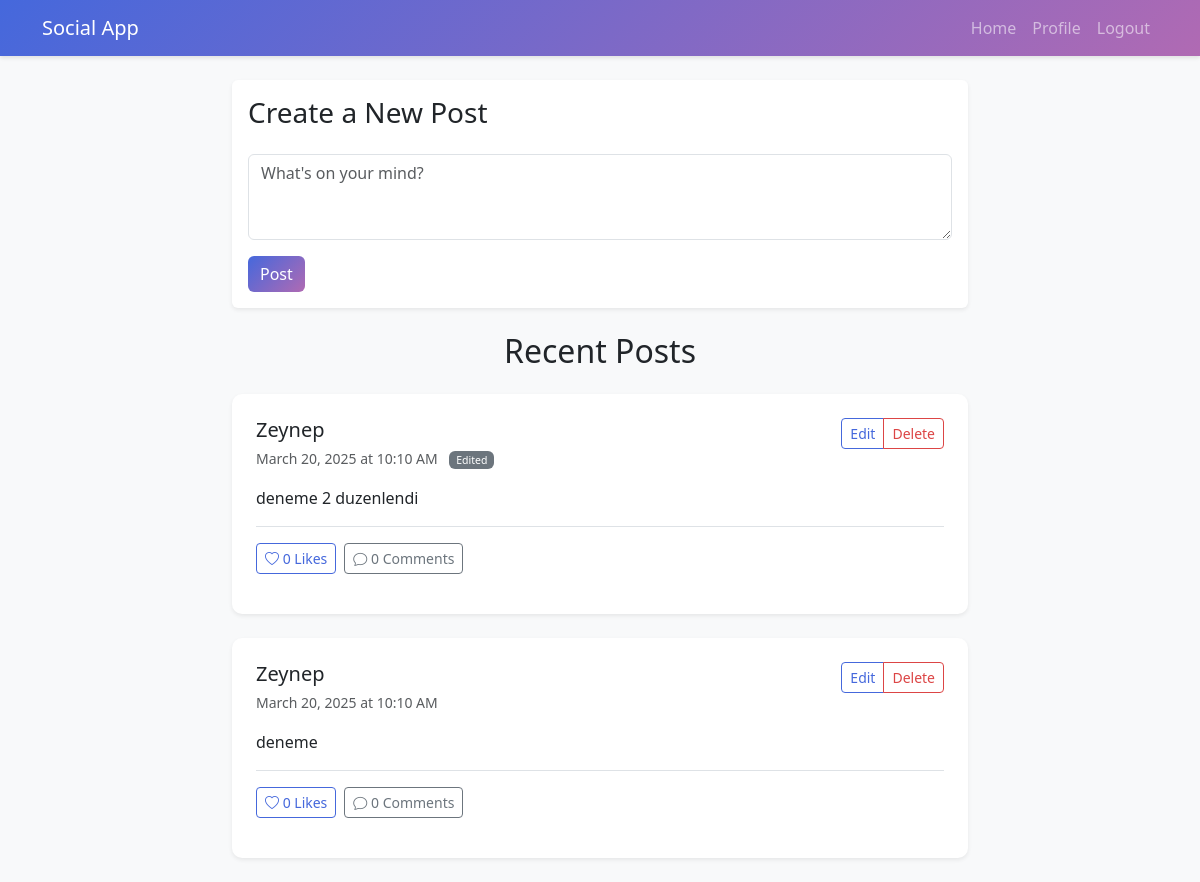
The page /home (signed in) on the database as committed earlier.
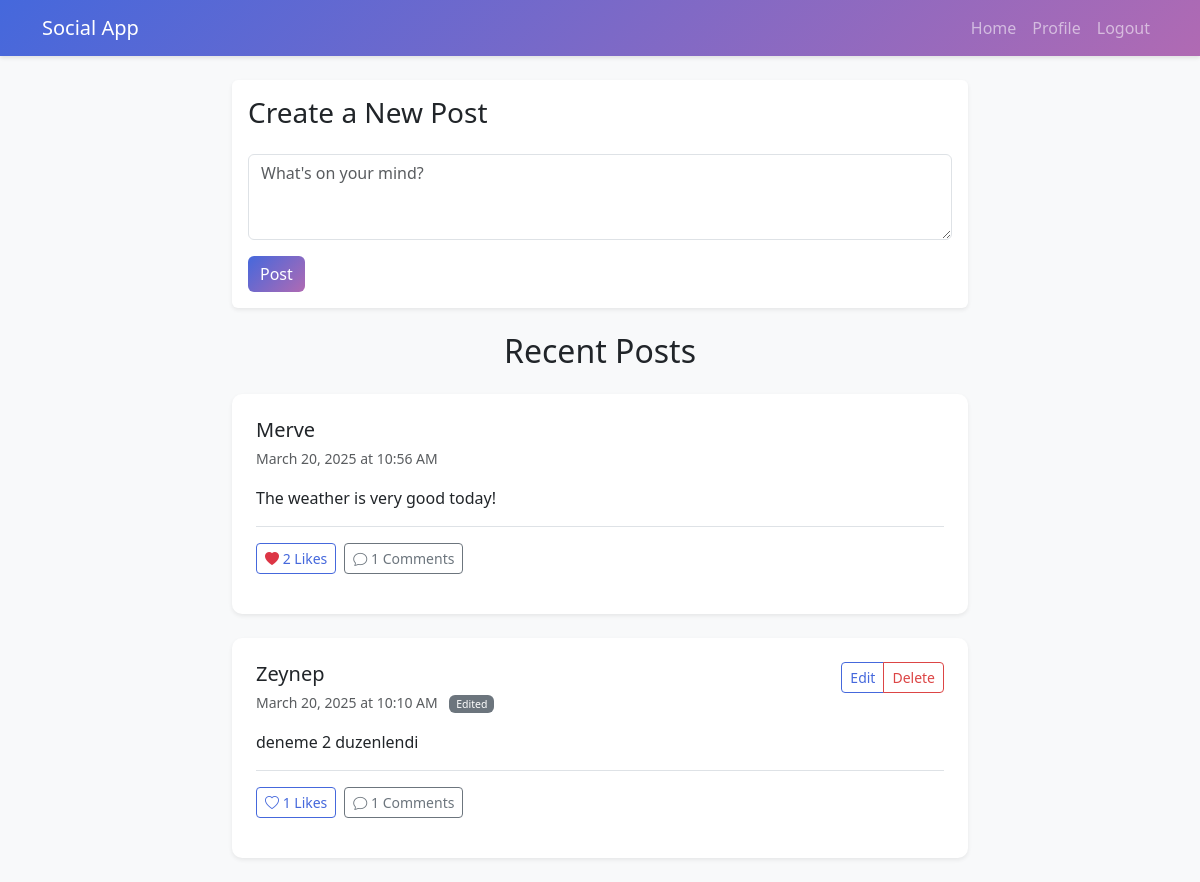
The same page on the database as committed later.
### models.py (models this page shows, shortened)
class Post(db.Model):
    id = db.Column(db.Integer, primary_key=True)
    content = db.Column(db.Text, nullable=False)
    created_at = db.Column(db.DateTime, nullable=False, default=datetime.utcnow)
    edited = db.Column(db.Boolean, default=False)
    user_id = db.Column(db.Integer, db.ForeignKey('user.id', ondelete='CASCADE'), nullable=False)
    likes = db.relationship('Like', backref='post', lazy=True, cascade='all, delete-orphan')
    comments = db.relationship('Comment', backref='post', lazy=True, cascade='all, delete-orphan',
                             order_by='Comment.created_at.asc()')
    @property
    def likes_count(self):
        return len(self.likes)

class User(UserMixin, db.Model):
    id = db.Column(db.Integer, primary_key=True)
    name = db.Column(db.String(100), nullable=False)
    email = db.Column(db.String(120), unique=True, nullable=False)
    password_hash = db.Column(db.String(200), nullable=False)
    posts = db.relationship('Post', backref='author', lazy=True, cascade='all, delete-orphan')
    likes = db.relationship('Like', backref='user', lazy=True, cascade='all, delete-orphan')
    comments = db.relationship('Comment', backref='author', lazy=True, cascade='all, delete-orphan')
    def has_liked_post(self, post):
        return Like.query.filter_by(user_id=self.id, post_id=post.id).first() is not None

### app.py (the view)
@app.route('/')
@app.route('/home', methods=['GET', 'POST'])
@login_required
def home():
    post_form = PostForm()
    if request.method == 'POST' and post_form.validate_on_submit():
        post = Post(content=post_form.content.data, author=current_user)
        db.session.add(post)
        db.session.commit()
        flash('Post created successfully!', 'success')
        return redirect(url_for('home'))
    posts = Post.query.order_by(Post.created_at.desc()).all()
    return render_template('home.html', posts=posts, post_form=post_form)

### forms.py
class PostForm(FlaskForm):
    content = TextAreaField('Content', validators=[DataRequired()])
    submit = SubmitField('Post')

### app.py (called while the page is built)
@login_manager.user_loader
def load_user(user_id):
    return User.query.get(int(user_id))

### templates/home.html (shortened to what this page needs)
{% extends "base.html" %}
{% block content %}
<div class="row justify-content-center">
    <div class="col-lg-8">
        <div class="card shadow-sm mb-4">
            <div class="card-body">
                <h3 class="card-title mb-4">Create a New Post</h3>
                <form method="POST">
                    <div class="mb-3">
                        {{ post_form.content(class="form-control", rows="3", placeholder="What's on your mind?") }}
                    </div>
                    {{ post_form.submit(class="btn btn-primary") }}
                </form>
            </div>
        </div>
        <div class="mb-4">
            <h2 class="text-center">Recent Posts</h2>
        </div>
        <div class="posts">
            {% for post in posts %}
            <div class="card shadow-sm mb-4">
                <div class="card-body">
                    <div class="d-flex justify-content-between align-items-start mb-3">
                        <div>
                            <h5 class="card-title mb-1">{{ post.author.name }}</h5>
                            <small class="text-muted">
                                {{ post.created_at.strftime('%B %d, %Y at %I:%M %p') }}
                                {% if post.edited %}
                                <span class="badge bg-secondary ms-2">Edited</span>
                                {% endif %}
                            </small>
                        </div>
                        {% if post.author == current_user %}
                        <div class="btn-group">
                            <a href="{{ url_for('edit_post', post_id=post.id) }}" class="btn btn-sm btn-outline-primary">Edit</a>
                            <a href="{{ url_for('delete_post', post_id=post.id) }}"
                               class="btn btn-sm btn-outline-danger"
                               onclick="return confirm('Are you sure you want to delete this post?')">Delete</a>
                        </div>
                        {% endif %}
                    </div>
                    <p class="card-text">{{ post.content }}</p>
                    <div class="border-top pt-3 mt-3">
                        <div class="d-flex align-items-center mb-3">
                            <button class="btn btn-sm btn-outline-primary like-btn me-2"
                                    data-post-id="{{ post.id }}"
                                    data-liked="{{ 'true' if current_user.has_liked_post(post) else 'false' }}">
                                <i class="bi bi-heart{% if current_user.has_liked_post(post) %}-fill{% endif %}"></i>
                                <span class="likes-count">{{ post.likes_count }}</span> Likes
                            </button>
                            <button class="btn btn-sm btn-outline-secondary comment-toggle"
                                    data-post-id="{{ post.id }}">
                                <i class="bi bi-chat"></i>
                                {{ post.comments|length }} Comments
                            </button>
                        </div>
                    </div>
                </div>
            </div>
            {% else %}
            <div class="text-center">
                <p class="text-muted">No posts yet. Be the first to share something!</p>
            </div>
            {% endfor %}
        </div>
    </div>
</div>
{% endblock %}

### templates/base.html (shortened to what this page needs)
<!DOCTYPE html>
<html lang="en">
<head>
    <link href="https://cdn.jsdelivr.net/npm/bootstrap@5.3.0/dist/css/bootstrap.min.css" rel="stylesheet">
    <link href="https://cdn.jsdelivr.net/npm/bootstrap-icons@1.7.2/font/bootstrap-icons.css" rel="stylesheet">
    <link rel="stylesheet" href="{{ url_for('static', filename='style.css') }}">
</head>
<body>
    <nav class="navbar navbar-expand-lg navbar-dark" style="background: linear-gradient(135deg, #4568dc, #b06ab3);">
        <div class="container">
            <a class="navbar-brand" href="{{ url_for('home') }}">Social App</a>
            {% if current_user.is_authenticated %}
            <div class="collapse navbar-collapse" id="navbarNav">
                <ul class="navbar-nav ms-auto">
                    <li class="nav-item">
                        <a class="nav-link" href="{{ url_for('home') }}">Home</a>
                    </li>
                    <li class="nav-item">
                        <a class="nav-link" href="{{ url_for('profile') }}">Profile</a>
                    </li>
                    <li class="nav-item">
                        <a class="nav-link" href="{{ url_for('logout') }}">Logout</a>
                    </li>
                </ul>
            </div>
            {% endif %}
        </div>
    </nav>
    <div class="container mt-4">
        {% block content %}{% endblock %}
    </div>
</body>
</html>

### static/style.css (style rules this page uses)
body { background-color: #f8f9fa; color: #212529; }
.navbar { box-shadow: 0 2px 4px rgba(0, 0, 0, 0.1); }
.card { border: none; transition: transform 0.2s; }
.btn-primary { background: linear-gradient(135deg, #4568dc, #b06ab3); border: none; }
.posts .card { border-radius: 10px; }
.posts .card-body { padding: 1.5rem; }
.badge { font-weight: 500; }
.btn-outline-primary { color: #4568dc; border-color: #4568dc; }
.btn-outline-danger { color: #dc4545; border-color: #dc4545; }
.like-btn { transition: all 0.2s ease; }
.like-btn .bi-heart-fill { color: #dc3545; }

Rows that differ between the two databases and show on the page:
removed Post: author.name "Zeynep", created_at "March 20, 2025 at 10:10 AM", content "deneme", likes_count "0", comments|length "0"
added Post: author.name "Merve", created_at "March 20, 2025 at 10:56 AM", content "The weather is very good today!", likes_count "2", comments|length "1"
computed for Post "deneme 2 duzenlendi": likes_count "0" → "1"; comments|length "0" → "1"
